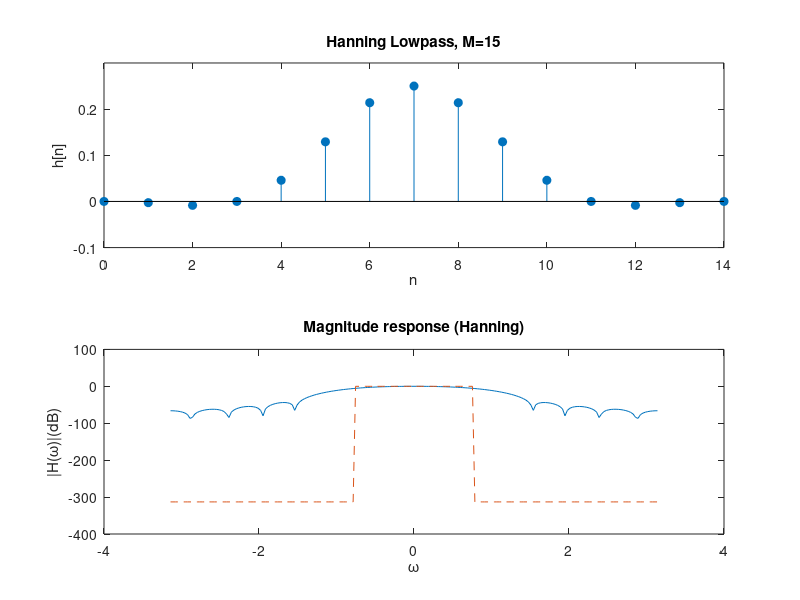
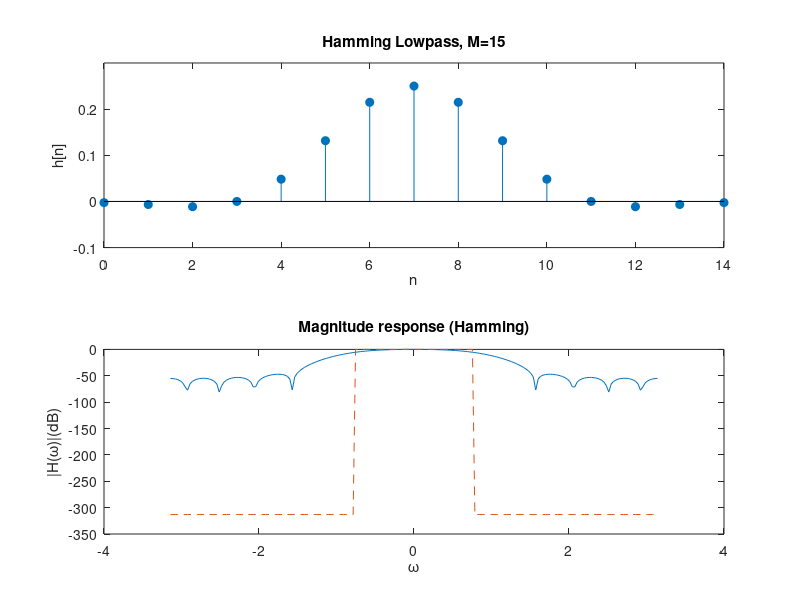
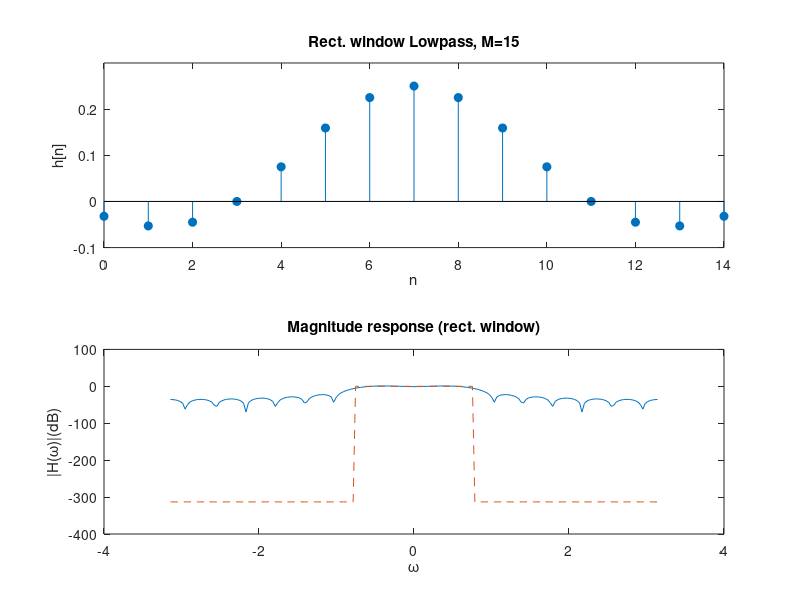
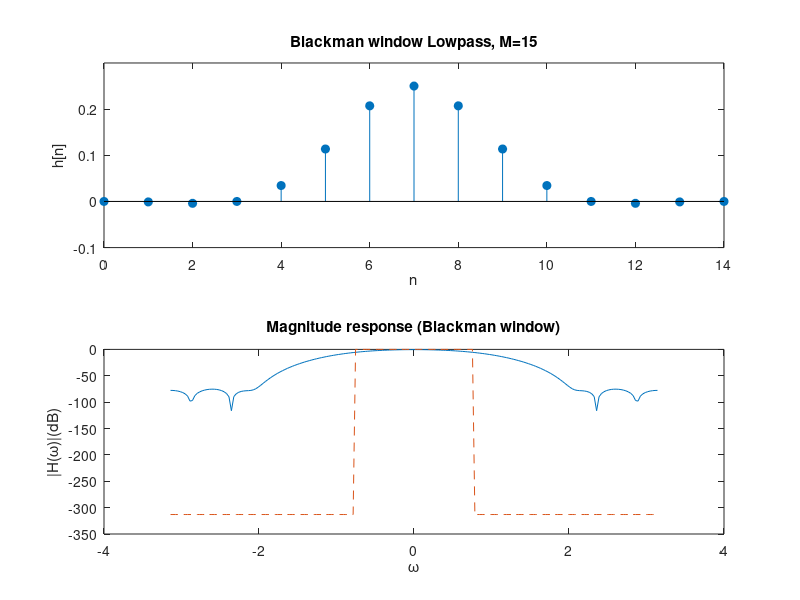

The MATLAB script that drew these images, in order:
clc;
clear all;
close all;
M=15;
n=[0:(M-1)];
om=linspace(-pi,pi,201); %for displaying freq response
oc=pi/4; %cuttoff freq
%desired response:
hd=inline('oc/pi*sinc(oc/pi*(n-(M-1)/2))','n','oc','M');
Hd=inline('1*abs(om)<oc','om','oc');

hn_hann=hd(n,oc,M).*hann(M)'; %hanning window applied to ideal impulse response

hn_rectwin=hd(n,oc,M).*rectwin(M)'; %rectwin window applied to ideal impulse response

hn_blackman=hd(n,oc,M).*blackman(M)'; %blackman window applied to ideal impulse response

hn_hamming=hd(n,oc,M).*hamming(M)'; %hamming window applied to ideal impulse response

hn_kaiser=hd(n,oc,M).*kaiser(M)'; %kaiser window applied to ideal impulse response

hn_triang=hd(n,oc,M).*triang(M)'; %triang window applied to ideal impulse response

figure(1),subplot(211)
stem(n,hn_hann,'filled'),
axis([0 M-1 -.1 .3]),xlabel 'n', ylabel 'h[n]'
title(sprintf('Hanning Lowpass, M=%d',M))
subplot(212)
H=freqz(hn_hann,1,om);
plot(om,20*log10(abs(H)),'-',om,20*log10(max(Hd(om,oc),eps)),'--')
xlabel('\omega');
ylabel('|H(\omega)|(dB)');
title('Magnitude response (Hanning)');

figure(2),subplot(211)
stem(n,hn_hamming,'filled'),
axis([0 M-1 -.1 .3]),xlabel('n'), ylabel('h[n]')
title(sprintf('Hamming Lowpass, M=%d',M))
subplot(212)
H=freqz(hn_hamming,1,om);
plot(om,20*log10(abs(H)),'-',om,20*log10(max(Hd(om,oc),eps)),'--')
xlabel('\omega');
ylabel('|H(\omega)|(dB)');
title('Magnitude response (Hamming)');

figure(3),subplot(211)
stem(n,hn_rectwin,'filled'),
axis([0 M-1 -.1 .3]),xlabel('n'), ylabel('h[n]')
title(sprintf('Rect. window Lowpass, M=%d',M))
subplot(212)
H=freqz(hn_rectwin,1,om);
plot(om,20*log10(abs(H)),'-',om,20*log10(max(Hd(om,oc),eps)),'--')
xlabel('\omega');
ylabel('|H(\omega)|(dB)');
title('Magnitude response (rect. window)');

figure(4),subplot(211)
stem(n,hn_blackman,'filled'),
axis([0 M-1 -.1 .3]),xlabel('n'), ylabel('h[n]')
title(sprintf('Blackman window Lowpass, M=%d',M))
subplot(212)
H=freqz(hn_blackman,1,om);
plot(om,20*log10(abs(H)),'-',om,20*log10(max(Hd(om,oc),eps)),'--')
xlabel('\omega');
ylabel('|H(\omega)|(dB)');
title('Magnitude response (Blackman window)');



figure(5),subplot(211)
stem(n,hn_kaiser,'filled'),
axis([0 M-1 -.1 .3]),xlabel 'n', ylabel 'h[n]'
title(sprintf('kaiser window Lowpass, M=%d',M))
subplot(212)
H=freqz(hn_kaiser,1,om);
plot(om,20*log10(abs(H)),'-',om,20*log10(max(Hd(om,oc),eps)),'--')
xlabel('\omega');
ylabel('|H(\omega)|(dB)');
title('Magnitude response (kaiser window)');

figure(6),subplot(211)
stem(n,hn_triang,'filled'),
axis([0 M-1 -.1 .3]),xlabel('n'), ylabel('h[n]')
title(sprintf('triangular window Lowpass, M=%d',M))
subplot(212)
H=freqz(hn_triang,1,om);
plot(om,20*log10(abs(H)),'-',om,20*log10(max(Hd(om,oc),eps)),'--')
xlabel('\omega');
ylabel('|H(\omega)|(dB)');
title('Magnitude response (triangular window)');



